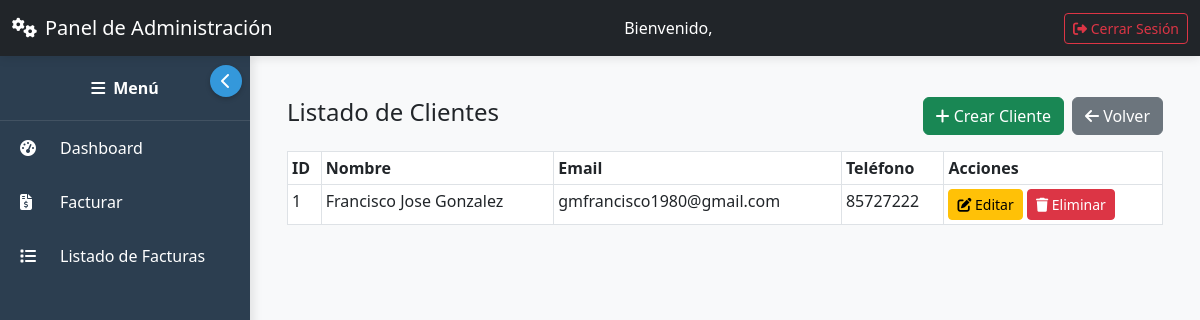
/clientes/, run on the app's committed database.
### clientes/models.py (models this page shows, shortened)
class Cliente(models.Model):
    nombre = models.CharField(max_length=100)
    apellido = models.CharField(max_length=100)
    cedula = models.CharField(max_length=20, unique=True, blank=True, null=True)
    telefono = models.CharField(max_length=15, blank=True, null=True)
    email = models.EmailField(unique=True, blank=True, null=True)
    direccion = models.TextField(blank=True, null=True)
    fecha_registro = models.DateTimeField(auto_now_add=True)
    nit = models.CharField(max_length=20, blank=True, null=True)
    ciudad = models.CharField(max_length=50, blank=True, null=True)
    activo = models.BooleanField(
        default=True,
        verbose_name="¿Activo?",
        help_text="Desmarque para desactivar el cliente sin eliminarlo"
    )
    class Meta:
        verbose_name = "Cliente"
        verbose_name_plural = "Clientes"

### clientes/views.py (the view)
# urls.py: path('', views.cliente_list, name='cliente_list'),
def cliente_list(request):
    clientes = Cliente.objects.all()
    return render(request, 'core/cliente_list.html', {'clientes': clientes})

### ventas/context_processors.py (called while the page is built)
def ventas_hoy(request):
    if request.user.is_authenticated:
        return {
            'ventas_hoy_count': Factura.objects.filter(fecha=date.today()).count(),
            'ventas_hoy_total': sum(f.total for f in Factura.objects.filter(fecha=date.today()))
        }
    return {}

### core/templates/core/cliente_list.html (shortened to what this page needs)
{% extends 'core/base.html' %}
{% block content %}
<div class="container py-3">
    <div class="d-flex justify-content-between align-items-center mb-3">
        <h4>Listado de Clientes</h4>
        <div class="d-flex gap-2">
            <a href="{% url 'cliente_create' %}" class="btn btn-success">
                <i class="fas fa-plus"></i> Crear Cliente
            </a>
            <a href="javascript:history.back()" class="btn btn-secondary">
                <i class="fas fa-arrow-left"></i> Volver
            </a>
        </div>
    </div>
    <table class="table table-bordered table-hover table-sm">
        <thead>
            <tr>
                <th>ID</th>
                <th>Nombre</th>
                <th>Email</th>
                <th>Teléfono</th>
                <th>Acciones</th>
            </tr>
        </thead>
        <tbody>
            {% for cliente in clientes %}
            <tr>
                <td>{{ cliente.id }}</td>
                <td>{{ cliente.nombre }}</td>
                <td>{{ cliente.email }}</td>
                <td>{{ cliente.telefono }}</td>
                <td>
                    <a href="{% url 'cliente_update' cliente.id %}" class="btn btn-sm btn-warning">
                        <i class="fas fa-edit"></i> Editar
                    </a>
                    <a href="{% url 'cliente_delete' cliente.id %}" class="btn btn-sm btn-danger">
                        <i class="fas fa-trash"></i> Eliminar
                    </a>
                </td>
            </tr>
            {% empty %}
            <tr>
                <td colspan="5" class="text-center">No hay clientes registrados.</td>
            </tr>
            {% endfor %}
        </tbody>
    </table>
</div>
{% endblock %}

### core/templates/core/base.html (style rules this page uses)
body { overflow-x: hidden; padding-top: 56px; }

### data on the page
Cliente: id "1", nombre "Francisco Jose Gonzalez", email "gmfrancisco1980@gmail.com", telefono "85727222"
